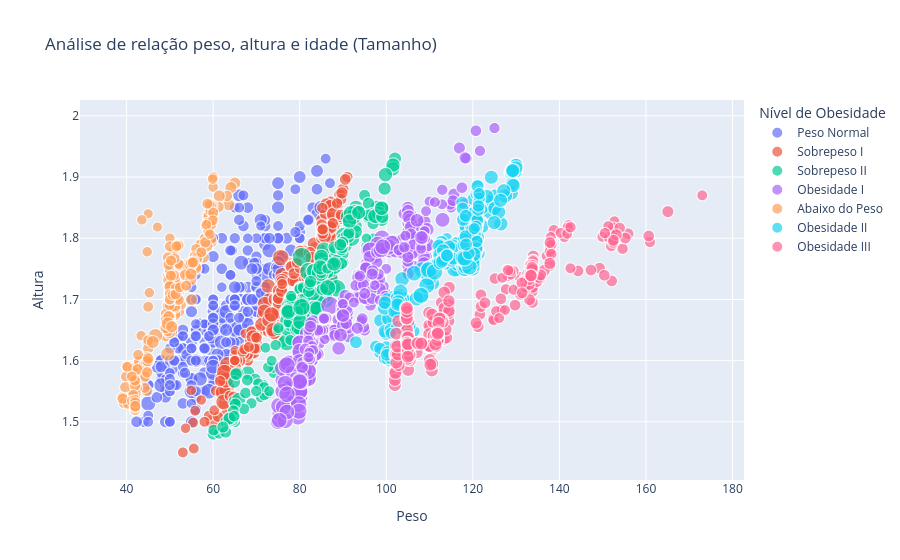

Notebook code cell kept with this figure:
### Code cell
#  gráfico por cluster - peso x altura - cluster nivel de obesidade

fig = px.scatter(
    df, 
    x="Peso", 
    y="Altura", 
    size="Idade",           # O tamanho da bolha representa a idade
    color="Nivel_Obesidade",      # A cor representa o nível de obesidade
    hover_name="Genero",  # Informação extra ao passar o mouse
    title="Análise de relação peso, altura e idade (Tamanho)",
    labels={
        "Weight": "Peso",
        "Height": "Altura",
        "Obesity": "Nível de Obesidade"
    })

# Ajustando a legenda e layout para ficar igual ao print
fig.update_layout(
    legend_title_text='Nível de Obesidade',
    title_x=0.05  # Alinha o título à esquerda
)

fig.show()

### Figure 1 — Plotly figure (JSON) as saved in the notebook; plotly's stock layout.template omitted (floating-point values rounded to 4 significant figures; data arrays with more than 128 entries replaced by an {"elided": "..."} marker saying what was removed)
{"data": [{"hovertemplate": "<b>%{hovertext}</b><br><br>Nivel_Obesidade=Peso Normal<br>Peso=%{x}<br>Altura=%{y}<br>Idade=%{marker.size}<extra></extra>", "hovertext": {"elided": "287 str values"}, "legendgroup": "Peso Normal", "marker": {"color": "#636efa", "size": {"elided": "287 float values"}, "sizemode": "area", "sizeref": 0.1525, "symbol": "circle"}, "mode": "markers", "name": "Peso Normal", "showlegend": true, "type": "scattergl", "x": {"elided": "287 float values"}, "xaxis": "x", "y": {"elided": "287 float values"}, "yaxis": "y"}, {"hovertemplate": "<b>%{hovertext}</b><br><br>Nivel_Obesidade=Sobrepeso I<br>Peso=%{x}<br>Altura=%{y}<br>Idade=%{marker.size}<extra></extra>", "hovertext": {"elided": "290 str values"}, "legendgroup": "Sobrepeso I", "marker": {"color": "#EF553B", "size": {"elided": "290 float values"}, "sizemode": "area", "sizeref": 0.1525, "symbol": "circle"}, "mode": "markers", "name": "Sobrepeso I", "showlegend": true, "type": "scattergl", "x": {"elided": "290 float values"}, "xaxis": "x", "y": {"elided": "290 float values"}, "yaxis": "y"}, {"hovertemplate": "<b>%{hovertext}</b><br><br>Nivel_Obesidade=Sobrepeso II<br>Peso=%{x}<br>Altura=%{y}<br>Idade=%{marker.size}<extra></extra>", "hovertext": {"elided": "290 str values"}, "legendgroup": "Sobrepeso II", "marker": {"color": "#00cc96", "size": {"elided": "290 float values"}, "sizemode": "area", "sizeref": 0.1525, "symbol": "circle"}, "mode": "markers", "name": "Sobrepeso II", "showlegend": true, "type": "scattergl", "x": {"elided": "290 float values"}, "xaxis": "x", "y": {"elided": "290 float values"}, "yaxis": "y"}, {"hovertemplate": "<b>%{hovertext}</b><br><br>Nivel_Obesidade=Obesidade I<br>Peso=%{x}<br>Altura=%{y}<br>Idade=%{marker.size}<extra></extra>", "hovertext": {"elided": "351 str values"}, "legendgroup": "Obesidade I", "marker": {"color": "#ab63fa", "size": {"elided": "351 float values"}, "sizemode": "area", "sizeref": 0.1525, "symbol": "circle"}, "mode": "markers", "name": "Obesidade I", "showlegend": true, "type": "scattergl", "x": {"elided": "351 float values"}, "xaxis": "x", "y": {"elided": "351 float values"}, "yaxis": "y"}, {"hovertemplate": "<b>%{hovertext}</b><br><br>Nivel_Obesidade=Abaixo do Peso<br>Peso=%{x}<br>Altura=%{y}<br>Idade=%{marker.size}<extra></extra>", "hovertext": {"elided": "272 str values"}, "legendgroup": "Abaixo do Peso", "marker": {"color": "#FFA15A", "size": {"elided": "272 float values"}, "sizemode": "area", "sizeref": 0.1525, "symbol": "circle"}, "mode": "markers", "name": "Abaixo do Peso", "showlegend": true, "type": "scattergl", "x": {"elided": "272 float values"}, "xaxis": "x", "y": {"elided": "272 float values"}, "yaxis": "y"}, {"hovertemplate": "<b>%{hovertext}</b><br><br>Nivel_Obesidade=Obesidade II<br>Peso=%{x}<br>Altura=%{y}<br>Idade=%{marker.size}<extra></extra>", "hovertext": {"elided": "297 str values"}, "legendgroup": "Obesidade II", "marker": {"color": "#19d3f3", "size": {"elided": "297 float values"}, "sizemode": "area", "sizeref": 0.1525, "symbol": "circle"}, "mode": "markers", "name": "Obesidade II", "showlegend": true, "type": "scattergl", "x": {"elided": "297 float values"}, "xaxis": "x", "y": {"elided": "297 float values"}, "yaxis": "y"}, {"hovertemplate": "<b>%{hovertext}</b><br><br>Nivel_Obesidade=Obesidade III<br>Peso=%{x}<br>Altura=%{y}<br>Idade=%{marker.size}<extra></extra>", "hovertext": {"elided": "324 str values"}, "legendgroup": "Obesidade III", "marker": {"color": "#FF6692", "size": {"elided": "324 float values"}, "sizemode": "area", "sizeref": 0.1525, "symbol": "circle"}, "mode": "markers", "name": "Obesidade III", "showlegend": true, "type": "scattergl", "x": {"elided": "324 float values"}, "xaxis": "x", "y": {"elided": "324 float values"}, "yaxis": "y"}], "layout": {"legend": {"itemsizing": "constant", "title": {"text": "Nível de Obesidade"}, "tracegroupgap": 0}, "title": {"text": "Análise de relação peso, altura e idade (Tamanho)", "x": 0.05}, "xaxis": {"anchor": "y", "domain": [0.0, 1.0], "title": {"text": "Peso"}}, "yaxis": {"anchor": "x", "domain": [0.0, 1.0], "title": {"text": "Altura"}}}}
